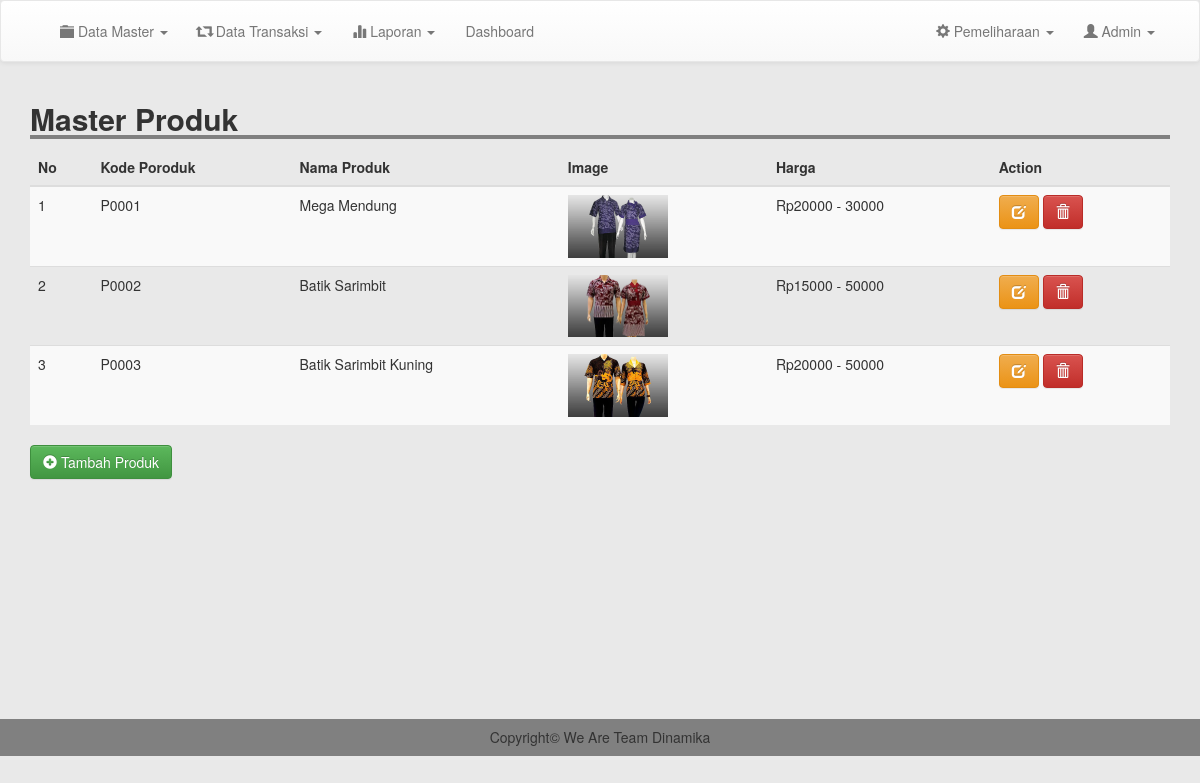
/admin/m_produk.php (signed in), run on the app's committed database.
### tables this page shows
CREATE TABLE `produk` (
  `kode_produk` varchar(100) NOT NULL,
  `nama` varchar(100) NOT NULL,
  `image` text NOT NULL,
  `deskripsi` text NOT NULL,
  `harga` varchar(255) NOT NULL,
  `ukuran` varchar(255) NOT NULL,
  `berat` varchar(200) NOT NULL
);

### admin/m_produk.php (the view)
<?php
include 'header.php';
?>
<div class="container">
	<h2 style=" width: 100%; border-bottom: 4px solid gray"><b>Master Produk</b></h2>
		<table class="table table-striped">
			<thead>
				<tr>
					<th scope="col">No</th>
					<th scope="col">Kode Poroduk</th>
					<th scope="col">Nama Produk</th>
					<th scope="col">Image</th>
					<th scope="col">Harga</th>
					<th scope="col">Action</th>
				</tr>
			</thead>
			<tbody>
				<?php
				$result = mysqli_query($conn, "SELECT * FROM produk");
				$no =1;
				while ($row = mysqli_fetch_assoc($result)) {
				?>
					<tr>
						<td ><?= $no; ?></td>
						<td><?= $row['kode_produk']; ?></td>
						<td><?= $row['nama'];  ?></td>
						<td><img src="../image/produk/<?= $row['image']; ?>" width="100"></td>
						<td>
							<?php
							if(strpos($row['harga'], ",") == false){
								echo "Rp.".$row['harga']."";
							}else{
								$a = explode(",", $row['harga']);
								echo "Rp".$a[0]." - ".end($a);
							}
							 ?>
							</td>
						<td><a href="edit_produk.php?kode=<?= $row['kode_produk']; ?>" class="btn btn-warning"><i class="glyphicon glyphicon-edit"></i> </a> <a href="proses/del_produk.php?kode=<?= $row['kode_produk']; ?>" class="btn btn-danger" onclick="return confirm('Yakin Ingin Menghapus Data ?')"><i class="glyphicon glyphicon-trash"></i> </a>
					</tr>
				<?php
					$no++;
					}
				 ?>
				</tbody>
			</table>
		<a href="tm_produk.php" class="btn btn-success"><i class="glyphicon glyphicon-plus-sign"></i> Tambah Produk</a>
	</div>
	<br>
	<br>
	<br>
	<br>
	<br>
	<br>
	<br>
	<br>
	<br>
	<br>
	<br>
	<br>
	<?php
	include 'footer.php';
	?>

### css/style.css (style rules this page uses)
body { margin:0; padding: 0; background-color: #e9e9e9; }

### data on the page
produk: kode_produk "P0001", nama "Mega Mendung", image (picture), harga "20000", a "30000"
produk: kode_produk "P0002", nama "Batik Sarimbit", image (picture), harga "15000", a "50000"
produk: kode_produk "P0003", nama "Batik Sarimbit Kuning", image (picture), harga "20000", a "50000"
